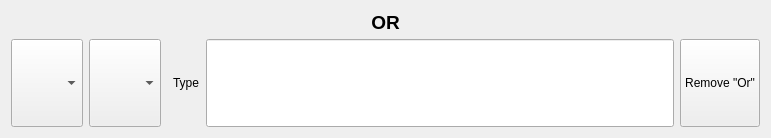
<?xml version="1.0" encoding="UTF-8"?>
<ui version="4.0">
 <class>search_or_clause_parameter_frame</class>
 <widget class="QFrame" name="search_or_clause_parameter_frame">
  <property name="geometry">
   <rect>
    <x>0</x>
    <y>0</y>
    <width>771</width>
    <height>138</height>
   </rect>
  </property>
  <property name="sizePolicy">
   <sizepolicy hsizetype="Expanding" vsizetype="Minimum">
    <horstretch>0</horstretch>
    <verstretch>0</verstretch>
   </sizepolicy>
  </property>
  <property name="windowTitle">
   <string>Frame</string>
  </property>
  <property name="frameShape">
   <enum>QFrame::NoFrame</enum>
  </property>
  <property name="frameShadow">
   <enum>QFrame::Plain</enum>
  </property>
  <layout class="QGridLayout" name="gridLayout">
   <item row="1" column="0">
    <widget class="QComboBox" name="search_field_parameter_combobox">
     <property name="sizePolicy">
      <sizepolicy hsizetype="Preferred" vsizetype="Minimum">
       <horstretch>0</horstretch>
       <verstretch>0</verstretch>
      </sizepolicy>
     </property>
    </widget>
   </item>
   <item row="1" column="4">
    <widget class="QLineEdit" name="search_value_parameter_lineedit">
     <property name="sizePolicy">
      <sizepolicy hsizetype="Expanding" vsizetype="Minimum">
       <horstretch>0</horstretch>
       <verstretch>0</verstretch>
      </sizepolicy>
     </property>
    </widget>
   </item>
   <item row="1" column="1">
    <widget class="QComboBox" name="search_comparison_parameter_combobox">
     <property name="sizePolicy">
      <sizepolicy hsizetype="Preferred" vsizetype="Minimum">
       <horstretch>0</horstretch>
       <verstretch>0</verstretch>
      </sizepolicy>
     </property>
    </widget>
   </item>
   <item row="1" column="3">
    <widget class="QLabel" name="search_type_label">
     <property name="text">
      <string>Type</string>
     </property>
    </widget>
   </item>
   <item row="1" column="5">
    <widget class="QPushButton" name="search_remove_or_clause_button">
     <property name="sizePolicy">
      <sizepolicy hsizetype="Preferred" vsizetype="Minimum">
       <horstretch>0</horstretch>
       <verstretch>0</verstretch>
      </sizepolicy>
     </property>
     <property name="text">
      <string>Remove &quot;Or&quot;</string>
     </property>
    </widget>
   </item>
   <item row="0" column="0" colspan="6">
    <widget class="QLabel" name="search_or_label">
     <property name="maximumSize">
      <size>
       <width>16777215</width>
       <height>22</height>
      </size>
     </property>
     <property name="font">
      <font>
       <pointsize>14</pointsize>
       <weight>75</weight>
       <bold>true</bold>
      </font>
     </property>
     <property name="autoFillBackground">
      <bool>false</bool>
     </property>
     <property name="text">
      <string>OR</string>
     </property>
     <property name="alignment">
      <set>Qt::AlignCenter</set>
     </property>
    </widget>
   </item>
  </layout>
 </widget>
 <resources/>
 <connections/>
</ui>
